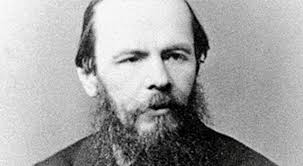
#> input picture Odev1_Histogram/image/Dostoyevski.jpg, 303 x 166 px
$ python Odev1.py
#> lines starting #> are read from the running program, lines starting #| are printed output that depends on the picture
import cv2
import matplotlib.pyplot as plt


def calculate_histogram(image):

    gray_image = cv2.cvtColor(image, cv2.COLOR_BGR2GRAY)

    histogram = [0] * 256

    for row in gray_image:
        for pixel_value in row:
            histogram[pixel_value] += 1

    return histogram


img = cv2.imread('image/Dostoyevski.jpg')
#> img is the input picture: shape (166, 303, 3); mean B, G, R 164.4, 164.4, 164.4

hst = calculate_histogram(img)
#> after the loop in calculate_histogram, `for row in gray_image:`: histogram = 256 values, max 700 at index 243, min 1 at index 254, mean 196.5
#> hst has the same summary as histogram in calculate_histogram

plt.plot(hst, color='black')
plt.title('Gri Seviye Görüntü Histogramı')
plt.xlabel('Piksel Değeri')
plt.ylabel('Piksel Sayısı')
plt.show()
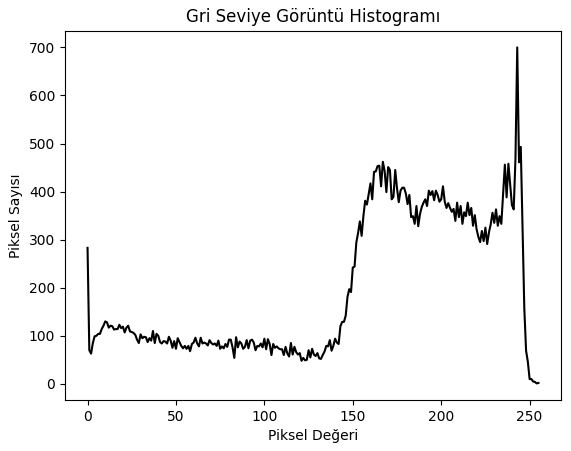
#> figure drawn by matplotlib, 1 panel; curve peaks at x = 243, y = 700
